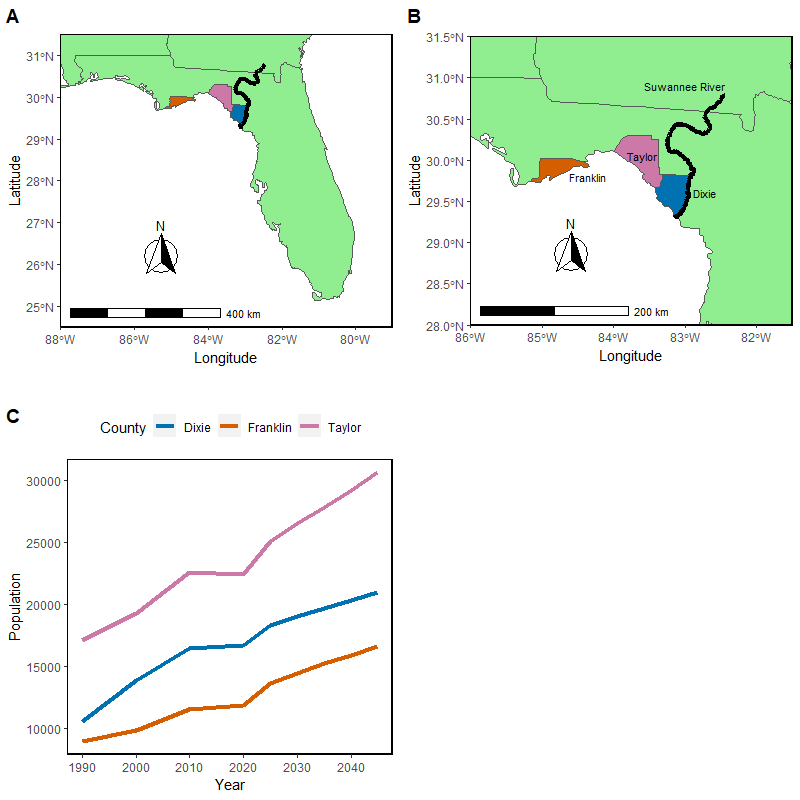

This chart was generated by the following R code:
library("ggplot2")
library("sf")
library("rnaturalearth")
library("rnaturalearthdata")
library("maps")
library("tools")
library("dplyr")
library("stringr")
library("tidyverse")
library("ggrepel")
library("ggspatial")
library("cowplot")

county_pop<- read.csv("county_data.csv", header=TRUE)

county_pop$Population<- as.numeric(county_pop$Population)

cbPalette <- c("#0072B2", "#D55E00", "#CC79A7")


p1<-ggplot(county_pop, aes(x= Year, y= Population, color= County))+
  #geom_point(size= 2.5) +
  geom_line(size=1.5) +
  scale_color_manual(values =cbPalette) +
  theme(legend.position="top",
        panel.grid = element_blank(), 
        panel.background = element_blank(), 
        panel.border = element_rect(colour = "black", 
                                    fill=NA,size=1, 
                                    linetype="solid"))



#making notes of whatever
world <- ne_countries(scale = "medium", returnclass = "sf")

states <- st_as_sf(map("state", plot = FALSE, fill = TRUE))

counties <- st_as_sf(map("county", plot = FALSE, fill = TRUE))

counties <- subset(counties, grepl("florida", counties$ID))

counties$area <- as.numeric(st_area(counties))

counties <- cbind(counties, st_coordinates(st_centroid(counties)))


counties$ID<- str_sub(counties$ID, start= 9)

counties$ID <- as.character(counties$ID)
counties$ID <- toTitleCase(counties$ID)

dixie<- counties %>% 
  filter(ID == "Dixie")

franklin<- counties %>% 
  filter(ID == "Franklin")

taylor<- counties %>% 
  filter(ID == "Taylor")


#rivers50 <- ne_download(scale = 50, type = 'rivers_lake_centerlines', category = 'physical', returnclass = "sf")
rivers <- st_read(
  "Waterways_Florida.shp")

rivers_map<- rivers %>% #control shift m
filter(NAME == "Suwannee River - Lower" | NAME == "Suwannee River - Upper"| NAME == "Suwannee River - Middle" | NAME == "Suwannee River - Above Big Shoals" | NAME == "Suwannee River")



p2<-ggplot() +
  labs(x = "Longitude", y= "Latitude") +
  geom_sf(data = states, fill = "lightgreen") + 
  #geom_sf(data = counties, fill = NA, color = gray(.5)) +
  geom_sf(data= dixie, fill= "#0072B2") +
  #geom_text(data = dixie, aes(X, Y, label = ID, hjust= -.85), size = 3) +
  geom_sf(data= franklin, fill= "#D55E00") +
  #geom_text(data = franklin, aes(X, Y, label = ID,vjust = 1, hjust= -.25), size = 3) +
  geom_sf(data= taylor, fill= "#CC79A7") +
  #geom_text(data = taylor, aes(X, Y, label = ID), size = 3) +
  geom_sf(data = rivers_map, size= 1.5) + 
  coord_sf(xlim = c(-88, -79), ylim = c(24.5, 31.5), expand = FALSE)+
  annotation_scale(location = "bl", width_hint = .50) +
  annotation_north_arrow(location = "bl", which_north = "true", 
                         pad_x = unit(0.75, "in"), pad_y = unit(0.5, "in"),
                         style = north_arrow_fancy_orienteering) +
  theme(panel.grid = element_blank(), 
        panel.background = element_blank(), 
        panel.border = element_rect(colour = "black", 
                                    fill=NA,size=1, 
                                    linetype="solid"))


p3<-ggplot() +
  labs(x = "Longitude", y= "Latitude") +
  geom_sf(data = states, fill = "lightgreen") + 
  #geom_sf(data = counties, fill = NA, color = gray(.5)) +
  geom_sf(data= dixie, fill= "#0072B2") +
  geom_text(data = dixie, aes(X, Y, label = ID, hjust= -.85), size = 3) +
  geom_sf(data= franklin, fill= "#D55E00") +
  geom_text(data = franklin, aes(X, Y, label = ID,vjust = 1.5, hjust= -.35), size = 3) +
  geom_sf(data= taylor, fill= "#CC79A7") +
  geom_text(data = taylor, aes(X, Y, label = ID), size = 3) +
  geom_sf(data = rivers_map, size= 1.5) + 
  coord_sf(xlim = c(-86, -81.5), ylim = c(28, 31.5), expand = FALSE) +
  annotate("text", x = -83, y = 30.9, label = "Suwannee River",size = 3) +
  annotation_scale(location = "bl", width_hint = .50) +
  annotation_north_arrow(location = "bl", which_north = "true", 
                         pad_x = unit(0.75, "in"), pad_y = unit(0.5, "in"),
                         style = north_arrow_fancy_orienteering) +
  theme(panel.grid = element_blank(), 
        panel.background = element_blank(), 
        panel.border = element_rect(colour = "black", 
                                    fill=NA,size=1, 
                                    linetype="solid"))




p4<-plot_grid(p2, p3, p1, labels = c('A', 'B', 'C'))
